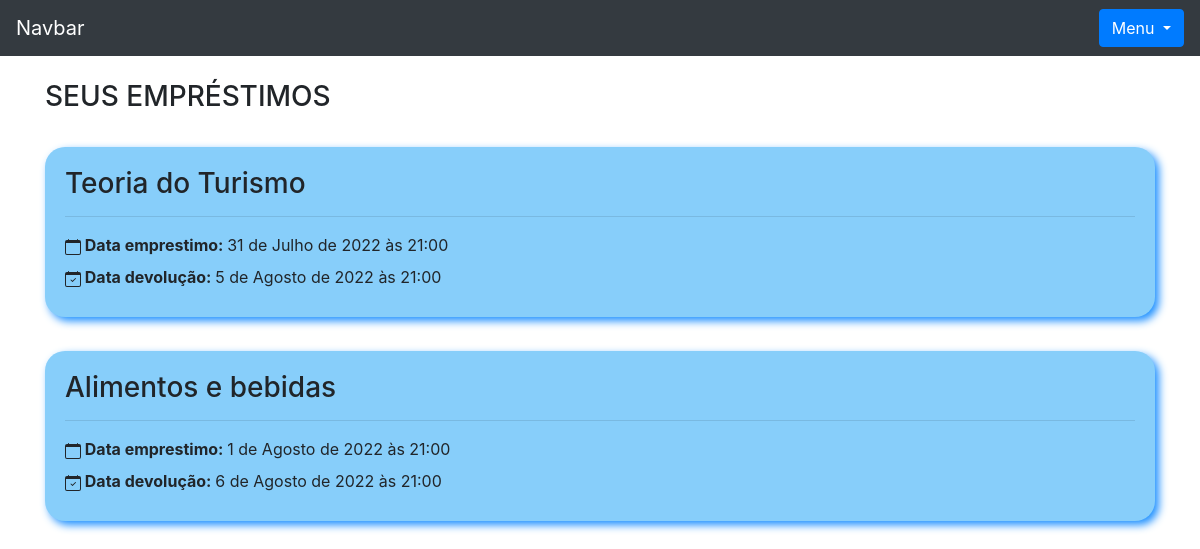
The app's page /livro/seus_emprestimos (signed in), older data.
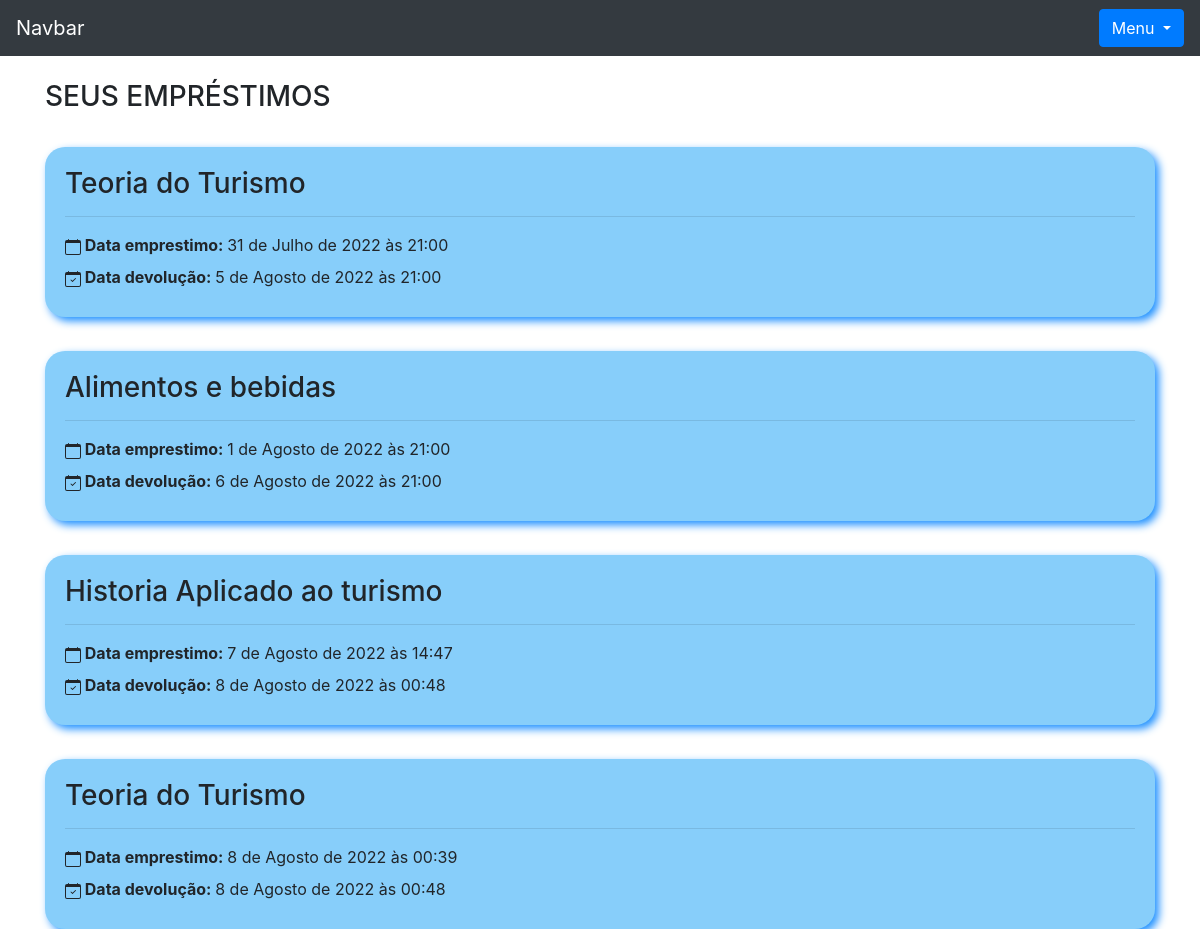
The same page, newer data.
### livro/models.py (models this page shows, shortened)
class Emprestimos(models.Model):
    choices = (
        ('P', 'Péssimo'),
        ('R', 'Ruim'),
        ('B', 'Bom'),
        ('O', 'Ótimo')
    )
    nome_emprestado = models.ForeignKey(Usuario, on_delete=models.DO_NOTHING, blank = True, null = True)
    nome_emprestado_anonimo = models.CharField(max_length = 30, blank = True, null = True)
    data_emprestimo = models.DateTimeField(default=datetime.datetime.now())
    data_devolucao = models.DateTimeField(blank = True, null = True)
    livro = models.ForeignKey(Livros, on_delete=models.DO_NOTHING)
    avaliacao = models.CharField(max_length=1, choices=choices, null=True, blank=True)

class Livros(models.Model):
    nome = models.CharField(max_length = 100)
    autor = models.CharField(max_length = 30)
    co_autor = models.CharField(max_length = 30, blank = True)
    data_cadastro = models.DateField(default = date.today)
    emprestado = models.BooleanField(default = False)
    categoria = models.ForeignKey(Categoria, on_delete=models.DO_NOTHING)
    usuario =  models.ForeignKey(Usuario, on_delete=models.DO_NOTHING)
    class Meta:
        verbose_name = 'Livro'
    def __str__(self):
        return self.nome

### livro/views.py (the view)
def seus_emprestimos(request):
    usuario = Usuario.objects.get(id = request.session['usuario'])
    emprestimos = Emprestimos.objects.filter(nome_emprestado = usuario)
    return render(request, 'seus_emprestimos.html', {'usuario_logado': request.session['usuario'],
                                                    'emprestimos': emprestimos})

### livro/templates/seus_emprestimos.html (shortened to what this page needs)
{% extends 'base.html' %}
{% block 'conteudo' %}
<div class="container">
    <br>
    <h3>SEUS EMPRÉSTIMOS</h3>
    {% for emprestimo in emprestimos %}
        <div class="cartao">
            <div class="titulo">
                <h3>{{emprestimo.livro}}</h3>
            </div><hr>
            <div class="body">
                <label><strong>&nbspData emprestimo: </strong>{{emprestimo.data_emprestimo}}</label><br>
                  <label><strong>&nbspData devolução: </strong>{% if  emprestimo.data_devolucao %}{{emprestimo.data_devolucao}}{% else %}Sem devolução até o momento!{% endif %}</label>
            </div>
        </div>
    {% endfor %}
</div>
{% endblock %}

### templates/base.html (shortened to what this page needs)
<!doctype html>
<html lang="en">
<head>
  <link rel="stylesheet" href="https://cdn.jsdelivr.net/npm/bootstrap@4.6.1/dist/css/bootstrap.min.css">
</head>
<body>
  <nav class="navbar navbar-dark bg-dark">
    <a class="navbar-brand" href="{% url 'home' %}">Navbar</a>
    {% if usuario_logado %}
    <div class="dropdown">
      <button class="btn btn-primary dropdown-toggle" type="button" id="dropdownMenuButton" data-toggle="dropdown" aria-haspopup="true" aria-expanded="false">
        Menu
      </button>
    </div>
    {% endif %}
  </nav>
  {% block 'conteudo' %}{% endblock %}
</body>
</html>

### livro/templates/seus_emprestimos.html (style rules this page uses)
.cartao { background-color: #87CEFA; padding: 20px; margin-top: 3%; border-radius: 20px; box-shadow: 4px 4px 8px #1E90FF; }

Row changes from the older to the newer data that the page shows:
added Emprestimos: livro "Historia Aplicado ao turismo", data_emprestimo "7 de Agosto de 2022 às 14:47", data_devolucao "8 de Agosto de 2022 às 00:48"
added Emprestimos: livro "Teoria do Turismo", data_emprestimo "8 de Agosto de 2022 às 00:39", data_devolucao "8 de Agosto de 2022 às 00:48"
